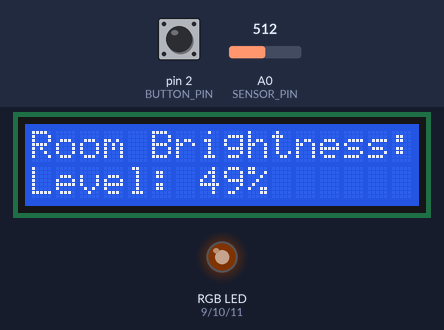
The sketch below on a simulated Arduino Uno, built with avr-gcc and run on an emulated ATmega328P. On the bench: 16×2 character LCD, an RGB LED mixed from three pins (HIGH = lit). Inputs (shaded band) come from the test bench; at power-on: A0 (SENSOR_PIN) = 512, pin 2 (BUTTON_PIN) HIGH. Dim RGB values are drawn brighter than linear; random numbers use the default seed unless the sketch sets one.

Above: at 1.2 s.
1.3 s: A0 (SENSOR_PIN) set to 716
At 1.7 s:
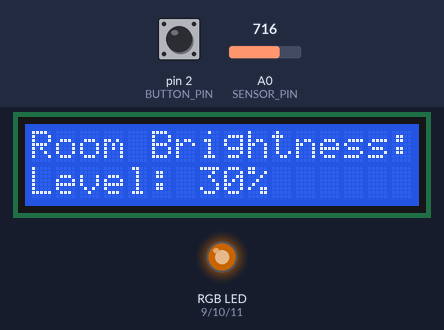
2.8 s: A0 (SENSOR_PIN) set to 900
At 3.5 s:
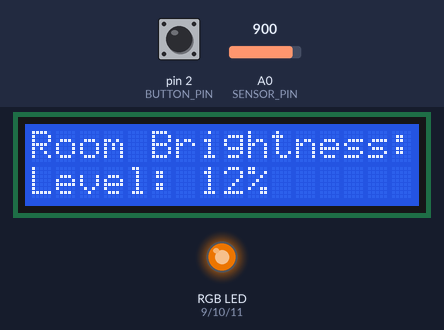
4.4 s: pin 2 (BUTTON_PIN) pulled LOW for 0.15 s
At 4.9 s:
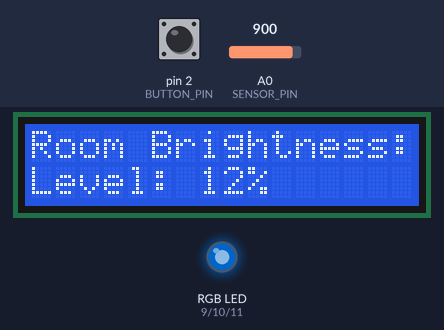
6.0 s: A0 (SENSOR_PIN) set to 1023
At 7.2 s:
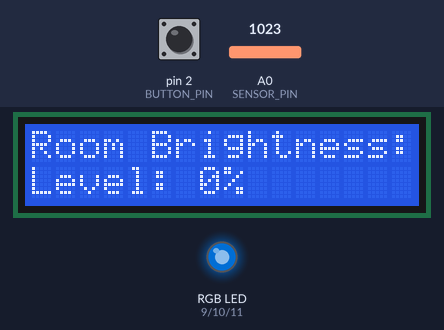
7.5 s: pin 2 (BUTTON_PIN) pulled LOW for 1 s
At 8.2 s:
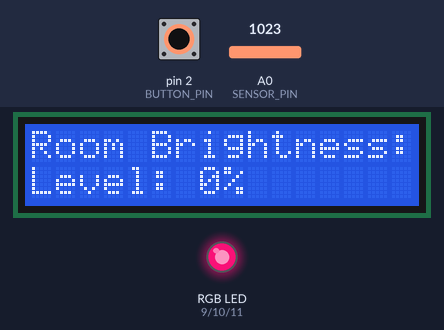
10.0 s: A0 (SENSOR_PIN) set to 511
At 11.4 s:
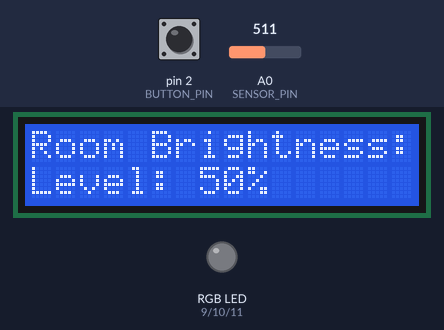
Timing chart, 0 to 12.6 s (numbered marks = the images above; inputs shaded):
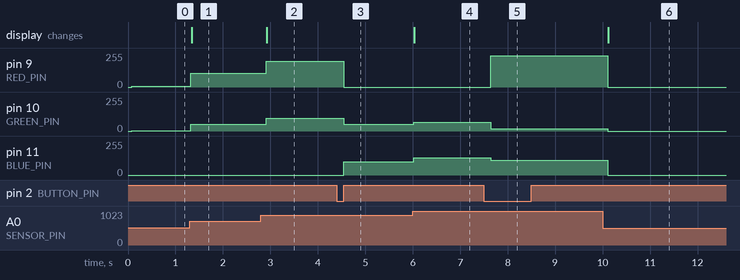

The sketch:

SmartNightLight.ino
```cpp
#include <Wire.h>
#include <LiquidCrystal_I2C.h>

LiquidCrystal_I2C lcd(0x27, 16, 2);

// Pin Definitions
const int SENSOR_PIN = A0;
const int BUTTON_PIN = 2;
const int RED_PIN = 9;
const int GREEN_PIN = 10;
const int BLUE_PIN = 11;

// Color variables (Default starts warm orange/yellow)
int redFactor = 255;
int greenFactor = 128;
int blueFactor = 0;

int lastButtonState = HIGH;

void setup() {
  lcd.init();
  lcd.backlight();

  pinMode(BUTTON_PIN, INPUT_PULLUP);
  pinMode(RED_PIN, OUTPUT);
  pinMode(GREEN_PIN, OUTPUT);
  pinMode(BLUE_PIN, OUTPUT);

  // Seed random generator using noise from an unconnected analog pin
  randomSeed(analogRead(A1));

  lcd.setCursor(0, 0);
  lcd.print("Room Brightness:");
}

void loop() {
  // Read button press state
  int buttonState = digitalRead(BUTTON_PIN);

  // Detect button press (transition from HIGH to LOW)
  if (buttonState == LOW && lastButtonState == HIGH) {
    // Pick new random color ratios (0 to 255)
    redFactor = random(0, 256);
    greenFactor = random(0, 256);
    blueFactor = random(0, 256);
    delay(50); // Debounce delay
  }
  lastButtonState = buttonState;

  // Read room light level (0% = Dark, 100% = Bright)
  int rawValue = analogRead(SENSOR_PIN);
  int percent = map(rawValue, 1023, 0, 0, 100);
  percent = constrain(percent, 0, 100);

  // Increased sensitivity dimming calculation:
  // - Room light >= 50%: LED is completely OFF (0 brightness)
  // - Room light <= 0%: LED is at MAX (255 brightness)
  long masterBrightness = map(percent, 50, 0, 0, 255);
  masterBrightness = constrain(masterBrightness, 0, 255);

  // Scale chosen color channels according to room darkness
  int finalRed = (redFactor * masterBrightness) / 255;
  int finalGreen = (greenFactor * masterBrightness) / 255;
  int finalBlue = (blueFactor * masterBrightness) / 255;

  analogWrite(RED_PIN, finalRed);
  analogWrite(GREEN_PIN, finalGreen);
  analogWrite(BLUE_PIN, finalBlue);

  // Update LCD Screen
  lcd.setCursor(0, 1);
  lcd.print("Level: ");
  lcd.print(percent);
  lcd.print("%   ");

  delay(100);
}
```

Measured:
- after the input at 1.3 s, pin 9 (RED_PIN): 5/255 → 102/255 at once; pin 10 (GREEN_PIN): 2/255 → 51/255 at once; the display: changes at once (image 1)
- after the input at 2.8 s, pin 9 (RED_PIN): 102/255 → 193/255 after 0.11 s; pin 10 (GREEN_PIN): 51/255 → 96/255 after 0.11 s; the display: changes after 0.12 s (image 2)
- after the input at 4.4 s, pin 9 (RED_PIN): 193/255 → 0/255 after 0.15 s; pin 10 (GREEN_PIN): 96/255 → 50/255 after 0.15 s; pin 11 (BLUE_PIN): 0/255 → 98/255 after 0.15 s
- after the input at 6.0 s, pin 10 (GREEN_PIN): 50/255 → 67/255 at once; pin 11 (BLUE_PIN): 98/255 → 130/255 at once; the display: changes at once (image 4)
- after the input at 7.5 s, pin 9 (RED_PIN): 0/255 → 234/255 after 0.14 s; pin 10 (GREEN_PIN): 67/255 → 16/255 after 0.14 s; pin 11 (BLUE_PIN): 130/255 → 112/255 after 0.14 s
- after the input at 10.0 s, pin 9 (RED_PIN): 234/255 → 0/255 after 0.11 s; pin 10 (GREEN_PIN): 16/255 → 0/255 after 0.11 s; pin 11 (BLUE_PIN): 112/255 → 0/255 after 0.11 s; the display: changes after 0.12 s (image 6)
